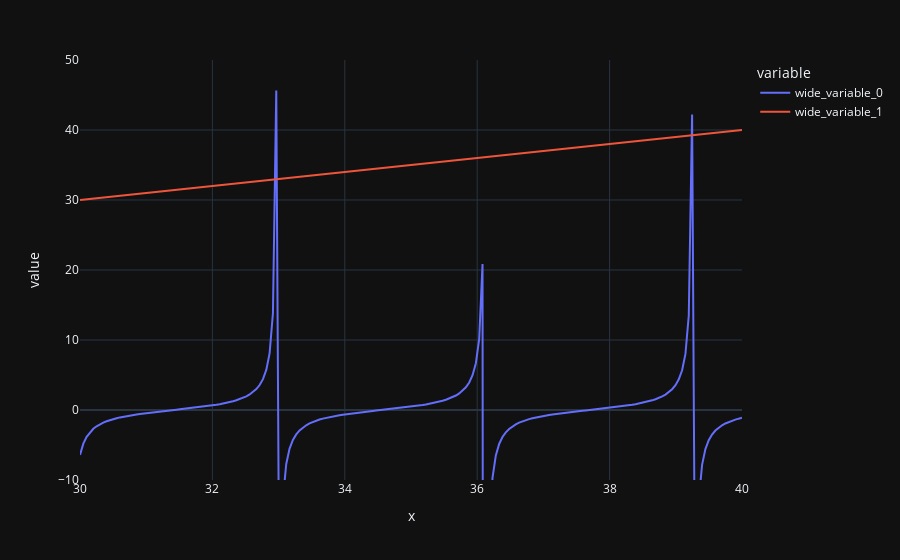

The cell this chart's notebook holds for it:
### Code cell
import plotly.express as px
import numpy as np
import IPython.display as dis


def f(x):
    return np.sin(x) - x*np.cos(x)
def df(x):
    return x*np.sin(x)

err = 1


def newton(x0):
    x = x0
    err = 1
    steps = 1
    while err > 0.0000000000001:
        # dx = f(x)/df(x)
        dx = 1.0/x - 1.0/np.tan(x)
        x1 = x - dx  #(np.tan(x) - x)/(1 / (1+x*x) - x)
        err = abs(x1 - x)
        x = x1
        steps = steps + 1
    return x, steps

problems =  range(1, 20)

x0=4.5
prevsol=3

for i in problems:
    sol, steps = newton(x0)
    # if abs(prevsol-sol) > 0.01:
    x0 = sol + abs(sol - prevsol)
    print(f"{i}) Result for x0 = {x0}:  {sol}     ({steps} steps)")
    prevsol = sol


X = np.linspace(30, 40, 200)
Y1 = [ np.tan(x) for x in X ]
Y2 = [ x for x in X ]

fig = px.line(x=X, y=[Y1, Y2], range_y=[-10, 50])
fig.show()

### Figure 1 — Plotly figure (JSON) as saved in the notebook; plotly's stock layout.template omitted (floating-point values rounded to 4 significant figures; data arrays with more than 128 entries replaced by an {"elided": "..."} marker saying what was removed)
{"data": [{"hovertemplate": "variable=wide_variable_0<br>x=%{x}<br>value=%{y}<extra></extra>", "legendgroup": "wide_variable_0", "line": {"color": "#636efa", "dash": "solid"}, "marker": {"symbol": "circle"}, "mode": "lines", "name": "wide_variable_0", "orientation": "v", "showlegend": true, "x": {"elided": "200 float values"}, "xaxis": "x", "y": {"elided": "200 float values"}, "yaxis": "y", "type": "scatter"}, {"hovertemplate": "variable=wide_variable_1<br>x=%{x}<br>value=%{y}<extra></extra>", "legendgroup": "wide_variable_1", "line": {"color": "#EF553B", "dash": "solid"}, "marker": {"symbol": "circle"}, "mode": "lines", "name": "wide_variable_1", "orientation": "v", "showlegend": true, "x": {"elided": "200 float values"}, "xaxis": "x", "y": {"elided": "200 float values"}, "yaxis": "y", "type": "scatter"}], "layout": {"xaxis": {"anchor": "y", "domain": [0.0, 1.0], "title": {"text": "x"}}, "yaxis": {"anchor": "x", "domain": [0.0, 1.0], "title": {"text": "value"}, "range": [-10, 50]}, "legend": {"title": {"text": "variable"}, "tracegroupgap": 0}, "margin": {"t": 60}}}
